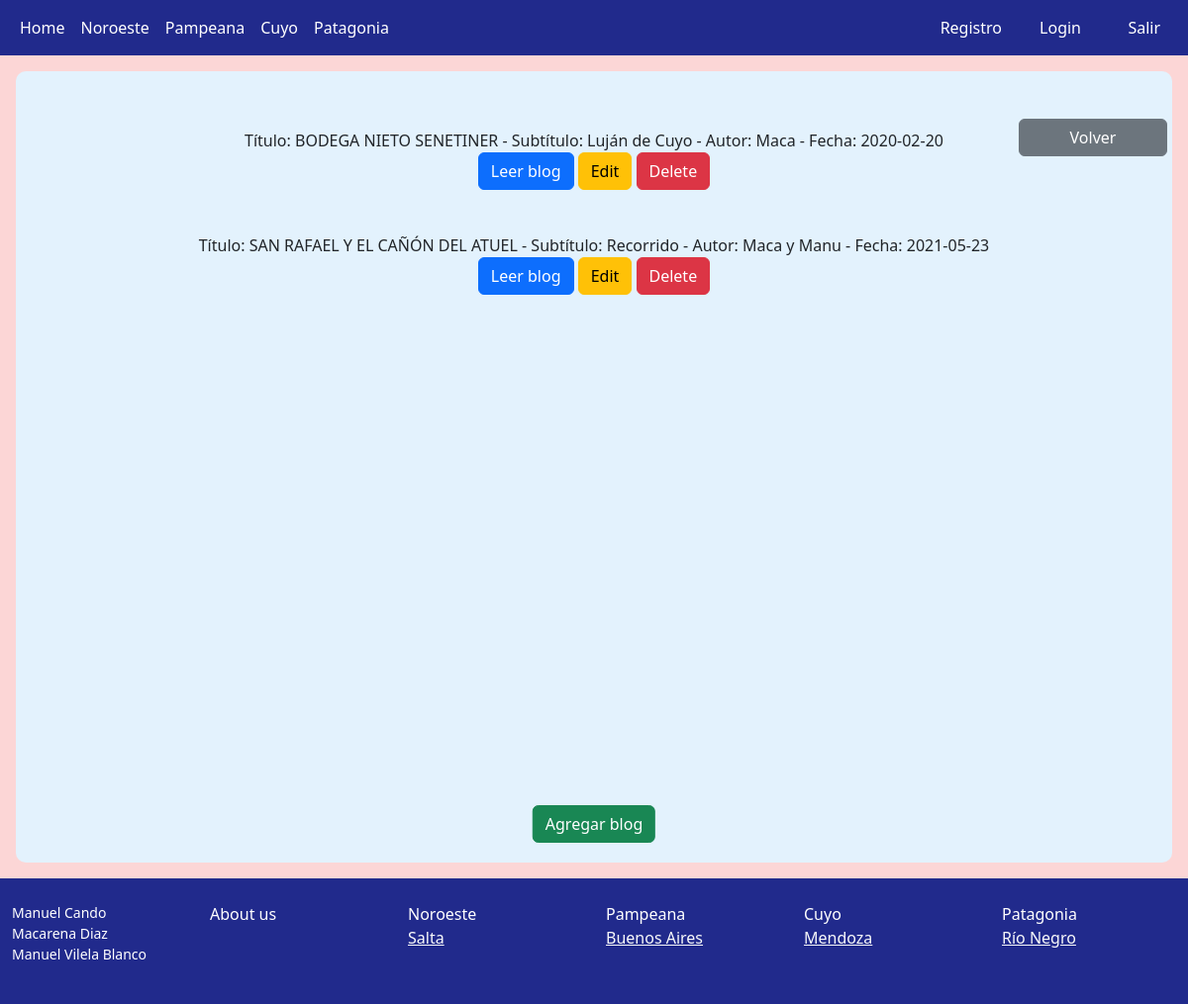
/pages/cuyo/mendoza/, run on the app's committed database.
### Modelos/models.py (models this page shows)
class BlogsMendoza(models.Model):
    titulo = models.CharField(max_length=60)
    subtitulo = models.CharField(max_length=100)
    cuerpo = models.CharField(max_length=1000)
    autor = models.CharField(max_length=40)
    fecha = models.CharField(max_length=40)
    image = models.ImageField(upload_to='blogmendoza', null = True, blank = True)

### Modelos/views.py (the view)
# urls.py: path("cuyo/mendoza/", blogsmendoza),
def blogsmendoza(request):
    blogmendoza = BlogsMendoza.objects.all()
    return render(request, "Cuyo/mendoza.html", {"blogmendoza" : blogmendoza})

### Modelos/template/Cuyo/mendoza.html (shortened to what this page needs)
{% extends "index.html" %}
{% load static %}
{% block contenido %}
<div class="flex-md-equal w-100 my-md-3 ps-md-3">
    <div class=" me-md-3 pt-3 px-3 pt-md-5 px-md-5 text-center overflow-hidden" style="background-color: #e3f2fd ; border-radius: 10px; position: relative; height: 800px">
        <a class="btn btn-secondary" style="width: 150px; position: absolute; right: 5px" href="/pages/cuyo/">Volver</a>
    {% for blog in blogmendoza %}
        <div style="padding: 10px">
            Título: {{blog.titulo}} - Subtítulo: {{blog.subtitulo}} - Autor: {{blog.autor}} - Fecha: {{blog.fecha}}<br>
            <a href="/pages/cuyo/mendoza/leerblogMendoza/{{blog.id}}" class="btn btn-primary">Leer blog</a>
            <a class="btn btn-warning" href="/pages/cuyo/mendoza/editarblogMendoza/{{blog.id}}">Edit</a>
            <a href="/pages/cuyo/mendoza/borrarblogMendoza/{{blog.id}}" class="btn btn-danger">Delete</a>
        </div>
        <br>
    {% endfor %}
        <div class="position-absolute bottom-0 start-50 translate-middle-x" style="padding: 20px">
            <a class="btn btn-success" href="/pages/cuyo/mendoza/agregarblogMendoza/">Agregar blog</a>
        </div>
    </div>
</div>
{% endblock %}

### data on the page
BlogsMendoza: titulo "BODEGA NIETO SENETINER", subtitulo "Luján de Cuyo", autor "Maca", fecha "2020-02-20"
BlogsMendoza: titulo "SAN RAFAEL Y EL CAÑÓN DEL ATUEL", subtitulo "Recorrido", autor "Maca y Manu", fecha "2021-05-23"
